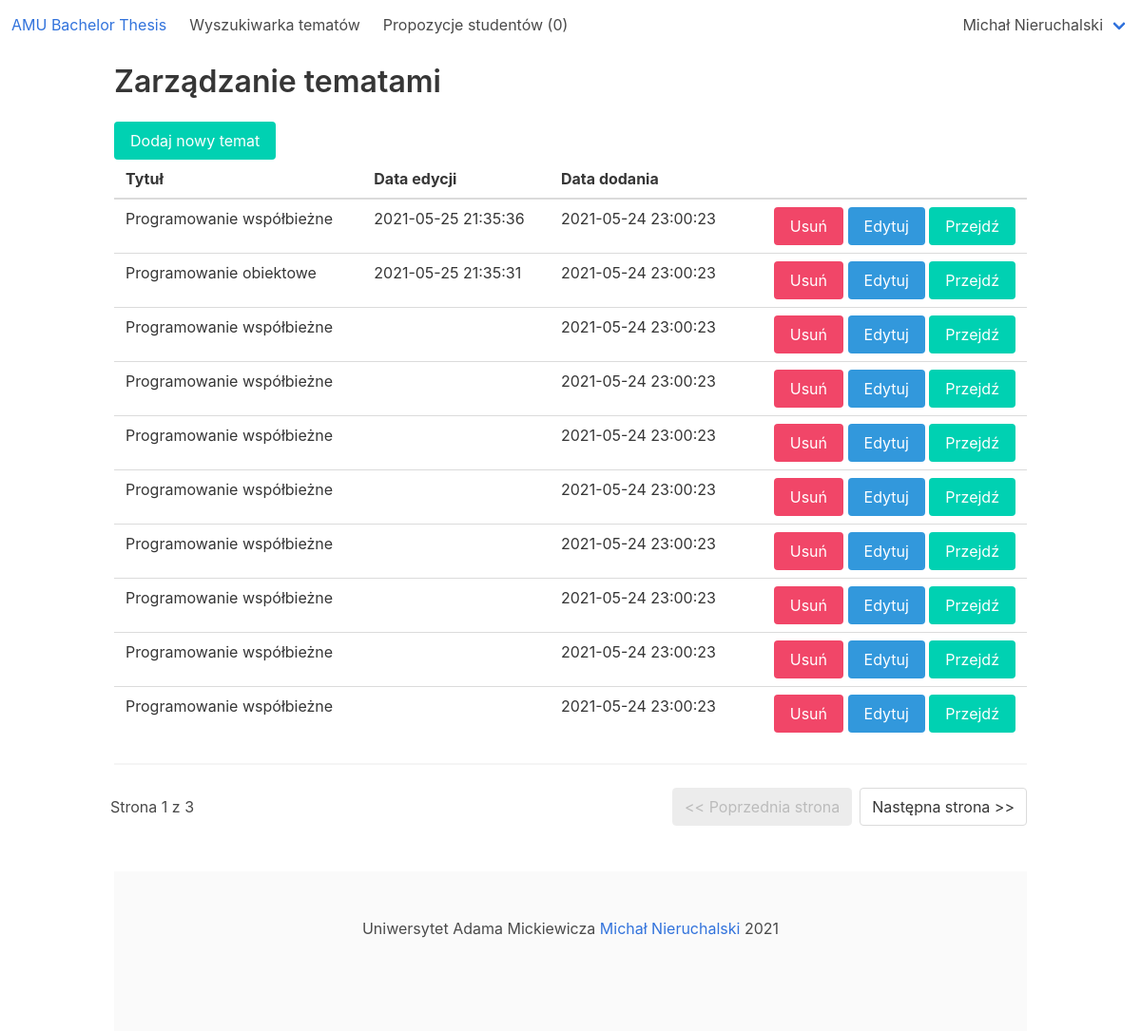
Page /amu_bachelor_thesis/manage_thesis (signed in) on the earlier database version.
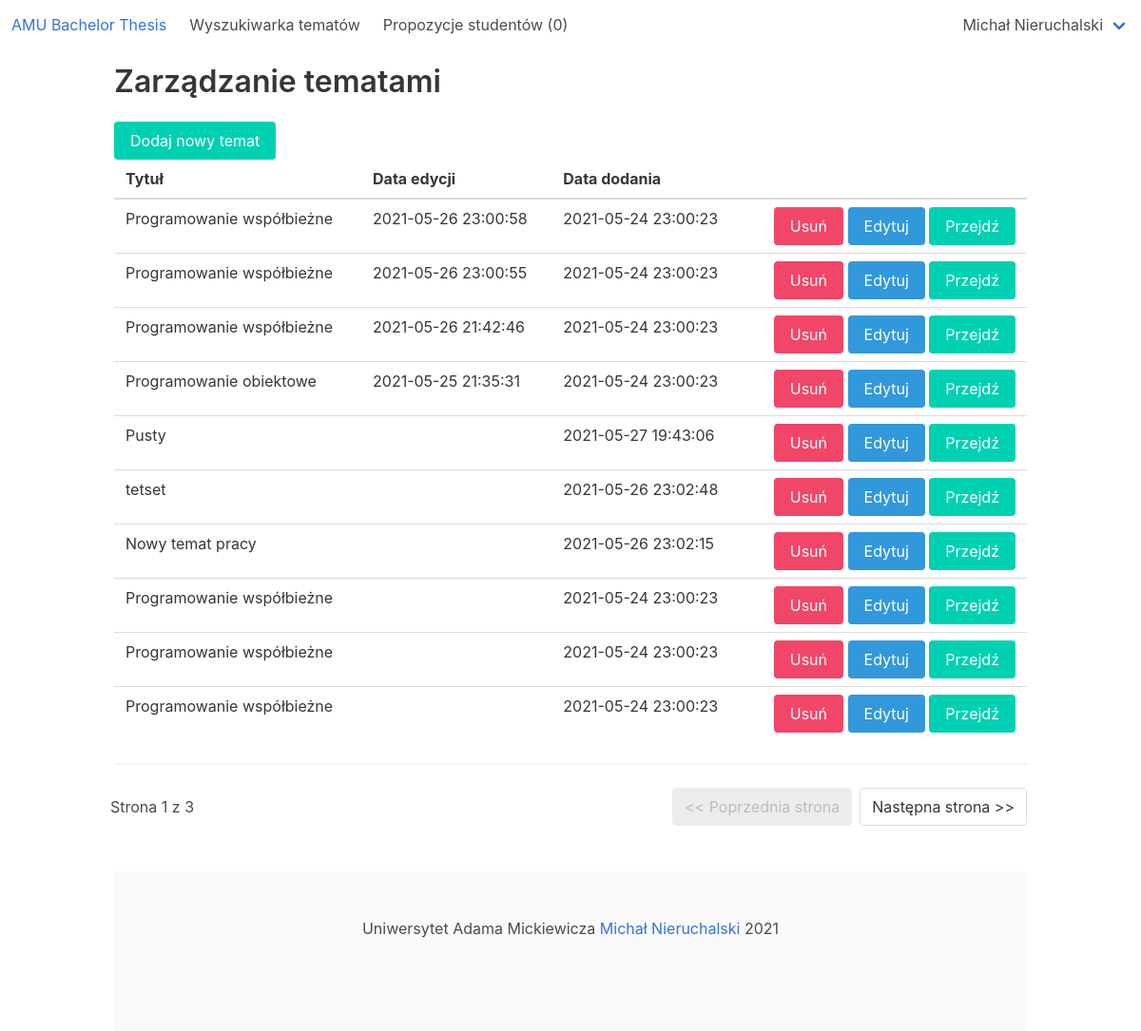
Same page on the later database version.
### amu_bachelor_thesis_app/models.py (models this page shows, shortened)
class Thesis(models.Model):
    title = models.CharField(max_length=255, blank=False, null=False)
    description = models.CharField(max_length=4000, blank=True, null=True)
    created_at = models.DateTimeField(null=False)
    edited_at = models.DateTimeField(null=True)
    lecturer = models.ForeignKey(Lecturer, on_delete=models.PROTECT, null=False)
    student = models.OneToOneField(Student, on_delete=models.SET_NULL, null=True)

### amu_bachelor_thesis_app/views/thesis_views.py (the view)
# urls.py: path('manage_thesis', thesis_views.ManageThesis.as_view(), name='manage_thesis'),
@method_decorator(login_required, name='dispatch')
@method_decorator(user_passes_test(lambda user: user.is_lecturer()), name='dispatch')
class ManageThesis(generic.ListView):
    model = Thesis
    paginate_by = 10
    template_name = 'amu_bachelor_thesis_app/thesis/manage_thesis.html'
    def get_queryset(self):
        return Thesis.objects.filter(lecturer_id=self.request.user.id).order_by('-edited_at', '-created_at')

### amu_bachelor_thesis_app/models.py (called while the page is built)
    def __str__(self):
        if self.role == User.STUDENT:
            return str(self.student)
        if self.role == User.LECTURER:
            return str(self.lecturer)
        return self.email

    def is_student(self):
        return self.role == User.STUDENT

    def is_lecturer(self):
        return self.role == User.LECTURER

    @property
    def is_superuser(self):
        return self.role == self.SUPERUSER

    def __str__(self):
        return self.first_name + ' ' + self.last_name

### amu_bachelor_thesis_app/templatetags/helpers.py (called while the page is built)
@register.simple_tag
def get_number_of_notifications(user):
    return user.notification_set.count()

@register.simple_tag
def has_notifications(user):
    return user.notification_set.filter(is_seen=False).count() == 0

### amu_bachelor_thesis_app/templatetags/lecturer.py (called while the page is built)
@register.simple_tag
def count_thesis_propositions(lecturer):
    return ThesisProposition.objects.filter(lecturer=lecturer, is_active=True).count()

### amu_bachelor_thesis_app/templatetags/pagination.py (called while the page is built)
@register.simple_tag(takes_context=True)
def url_replace(context, **kwargs):
    query = context['request'].GET.copy()
    query.pop('page', None)
    query.update(kwargs)
    return query.urlencode()

### amu_bachelor_thesis_app/templates/amu_bachelor_thesis_app/thesis/manage_thesis.html (shortened to what this page needs)
{% extends 'amu_bachelor_thesis_app/base.html' %}
{% block content %}
    <h2 class="title">Zarządzanie tematami</h2>
    <a href="{% url 'amu_bachelor_thesis:create_thesis' %}" class="button is-primary">Dodaj nowy temat</a>
    <table class="table is-fullwidth">
        <thead>
            <tr>
                <th>Tytuł</th>
                <th>Data edycji</th>
                <th>Data dodania</th>
                <th></th>
            </tr>
        </thead>
        <tbody>
            {% for thesis in page_obj %}
                <tr>
                    <td>{{ thesis.title }}</td>
                    <td>{{ thesis.edited_at | date:'Y-m-d H:i:s'}}</td>
                    <td>{{ thesis.created_at | date:'Y-m-d H:i:s'}}</td>
                    <td class="has-text-right">
                        <button
                                class="button is-danger modal__lecturer_remove_thesis"
                                data-thesis-id="{{ thesis.id }}">
                            Usuń
                        </button>
                        <a href="{% url 'amu_bachelor_thesis:edit_thesis' thesis.id %}" class="button is-info">Edytuj</a>
                        <a href="{% url 'amu_bachelor_thesis:thesis' thesis.id %}" class="button is-primary">Przejdź</a>
                    </td>
                </tr>
            {% endfor %}
        </tbody>
    </table>
    {% include 'amu_bachelor_thesis_app/shell/pagination.html' %}
{% endblock %}

Differences in the rows shown:
no longer on this page (row unchanged): Thesis: title "Programowanie współbieżne", created_at "2021-05-24 23:00:23"
no longer on this page (row unchanged): Thesis: title "Programowanie współbieżne", created_at "2021-05-24 23:00:23"
no longer on this page (row unchanged): Thesis: title "Programowanie współbieżne", created_at "2021-05-24 23:00:23"
changed Thesis (number 1 of 10 on the later page): edited_at (not shown) → "2021-05-26 23:00:58"; moves up the list
changed Thesis (number 2 of 10 on the later page): edited_at (not shown) → "2021-05-26 23:00:55"; moves up the list
changed Thesis (number 3 of 10 on the later page): edited_at "2021-05-25 21:35:36" → "2021-05-26 21:42:46"
added Thesis: title "Pusty", created_at "2021-05-27 19:43:06"
added Thesis: title "tetset", created_at "2021-05-26 23:02:48"
added Thesis: title "Nowy temat pracy", created_at "2021-05-26 23:02:15"
